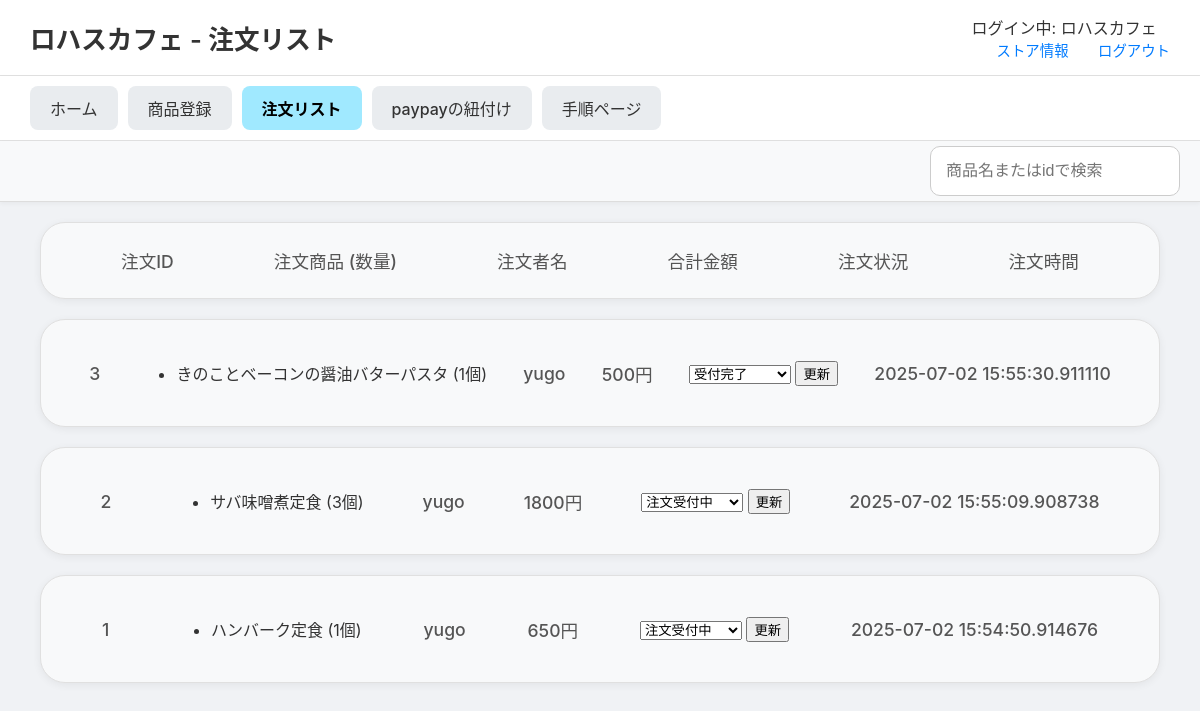
Page /stores/order-list (signed in) on the committed database.
### tables this page shows
CREATE TABLE order_items (
    order_item_id INTEGER PRIMARY KEY AUTOINCREMENT,
    order_id INTEGER NOT NULL,
    menu_id INTEGER NOT NULL,
    quantity INTEGER NOT NULL DEFAULT 1,
    price_at_order INTEGER NOT NULL, 
    FOREIGN KEY (order_id) REFERENCES orders(order_id),
    FOREIGN KEY (menu_id) REFERENCES menus(menu_id)
);

CREATE TABLE menus (
    menu_id INTEGER PRIMARY KEY AUTOINCREMENT,
    store_id INTEGER, -- NOT NULL制約を削除し、NULLを許容
    menu_name TEXT NOT NULL,
    category TEXT NOT NULL,
    price INTEGER NOT NULL,
    soldout INTEGER NOT NULL DEFAULT 0,
    FOREIGN KEY (store_id) REFERENCES store(store_id)
);

CREATE TABLE users_table (
    id INTEGER PRIMARY KEY AUTOINCREMENT,
    u_name TEXT NOT NULL,
    email TEXT UNIQUE NOT NULL,
    password_hash TEXT NOT NULL,
    created_at TIMESTAMP DEFAULT CURRENT_TIMESTAMP
);

CREATE TABLE orders (
    order_id INTEGER PRIMARY KEY AUTOINCREMENT,
    user_id INTEGER NOT NULL,
    store_id INTEGER NOT NULL,
    status TEXT DEFAULT '注文受付中' CHECK (
        status IN (
            '注文受付中', '受付完了', '商品作成中', '作成直前', '受け取り待ち', 'completed', 'canceled'
        )
    ),
    datetime DATETIME NOT NULL,
    payment_method TEXT CHECK (payment_method IN ('PayPay')),
    total_amount INTEGER NOT NULL,
    FOREIGN KEY (user_id) REFERENCES users(user_id),
    FOREIGN KEY (store_id) REFERENCES store(store_id)
);

### routes/stores_detail/stores_detail.py (the view)
@stores_detail_bp.route('/order-list')
def order_list():
    store_id = session.get('store_id')
    store_name = session.get('store_name', 'ゲスト')
    conn = get_db_connection()
    query = """
        SELECT
            o.order_id, o.datetime, o.total_amount, o.status,
            u.u_name, m.menu_name, oi.quantity, oi.price_at_order
        FROM orders AS o
        JOIN order_items AS oi ON o.order_id = oi.order_id
        JOIN menus AS m ON oi.menu_id = m.menu_id
        JOIN users_table AS u ON o.user_id = u.id
        WHERE o.store_id = ?
        ORDER BY o.datetime DESC;
    """
    orders_raw = conn.execute(query, (store_id,)).fetchall()
    conn.close()
    orders_dict = {}
    for row in orders_raw:
        order_id = row['order_id']
        if order_id not in orders_dict:
            orders_dict[order_id] = {
                'id': order_id, 'datetime': row['datetime'], 'status': row['status'],
                'user_name': row['u_name'], 'total_amount': row['total_amount'],
                'items_list': [] # ★★★ キー名を'items'から'items_list'に変更 ★★★
            }
        orders_dict[order_id]['items_list'].append({
            'name': row['menu_name'], 'quantity': row['quantity'], 'price': row['price_at_order']
        })
    orders_list = list(orders_dict.values())
    return render_template('stores_detail/order_list.html', orders=orders_list, store_name=store_name)

### routes/stores_detail/stores_detail.py (called while the page is built)
def get_db_connection():
    db_path = os.path.join(os.path.dirname(__file__), '..', '..', 'app.db')
    conn = sqlite3.connect(db_path)
    conn.row_factory = sqlite3.Row  # 行を辞書形式で取得
    return conn

### templates/stores_detail/order_list.html (shortened to what this page needs)
<!DOCTYPE html>
<html lang="ja">
<head>
    <link rel="stylesheet" href="{{ url_for('static', filename='css/stores_detail.css') }}">
</head>
<body>
        <header class="site-header">
            <h1>{{ store_name }} - 注文リスト</h1>
            <div class="header-links">
                <div class="store-name">ログイン中: {{ store_name if store_name else 'ゲスト' }}</div>
                <a href="{{ url_for('stores_detail.store_info') }}">ストア情報</a>
                <a href="{{ url_for('general.explamation') }}">ログアウト</a>
            </div>
        </header>
    <nav class="main-nav">
        <ul>
            <li><a href="{{ url_for('stores_detail.store_home') }}" >ホーム</a></li>
            <li><a href="{{ url_for('stores_detail.menu_registration') }}">商品登録</a></li>
            <li><a href="{{ url_for('stores_detail.order_list') }}" class="active">注文リスト</a></li>
            <li><a href="{{ url_for('stores_detail.paypay_linking') }}">paypayの紐付け</a></li>
            <li><a href="{{ url_for('stores_detail.procedure') }}">手順ページ</a></li>
        </ul>
    </nav>
    <div class="sub-navigation">
        <input type="search" id="order-search" placeholder="商品名またはidで検索" />
    </div>
    <main class="main-content">
        <div class="order-list-container">
            <div class="order-item order-header">
                <span>注文ID</span>
                <span>注文商品 (数量)</span>
                <span>注文者名</span>
                <span>合計金額</span>
                <span>注文状況</span>
                <span>注文時間</span>
            </div>
            {% for order in orders %}
            <div class="order-item">
                <span>{{ order.id }}</span>
                <td>
                    <ul>
                    {% for item in order.items_list %}
                        <li>{{ item.name }} ({{ item.quantity }}個)</li>
                    {% endfor %}
                    </ul>
                </td>
                <span>{{ order.user_name }}</span>
                <span>{{ order.total_amount }}円</span>
                <td>
                    <form action="{{ url_for('stores_detail.update_order_status', order_id=order.id) }}" method="post">
                        <select name="status">
                            {% for s in ['注文受付中', '受付完了', '商品作成中', '作成直前', '受け取り待ち'] %}
                                <option value="{{ s }}" {% if order.status == s %}selected{% endif %}>{{ s }}</option>
                            {% endfor %}
                        </select>
                        <button type="submit">更新</button>
                    </form>
                </td>
                <span>{{ order.datetime }}</span>
            </div>
            {% else %}
            <div class="order-item no-orders">
                <p>現在、新しい注文はありません。</p>
            </div>
            {% endfor %}
        </div>
    </main>
</body>
</html>

### static/css/stores_detail.css (style rules this page uses)
body { font-family: -apple-system, BlinkMacSystemFont, "Segoe UI", Roboto, "Hiragino Sans", "Noto Sans CJK JP", "Yu Gothic", sans-serif; margin: 0; background-color: #f0f2f5; color: #333; }
.site-header { display: flex; justify-content: space-between; align-items: center; padding: 15px 30px; background-color: #ffffff; border-bottom: 1px solid #e0e0e0; }
.site-header h1 { font-size: 1.6em; margin: 0; font-weight: 600; }
.header-links a { margin-left: 25px; text-decoration: none; color: #007bff; font-size: 0.9em; font-weight: 500; }
.main-nav { background-color: #ffffff; padding: 10px 30px; border-bottom: 1px solid #e0e0e0; box-shadow: 0 2px 4px rgba(0,0,0,0.05); }
.main-nav ul { display: flex; list-style: none; margin: 0; padding: 0; gap: 10px; }
.main-nav a { display: block; padding: 10px 20px; text-decoration: none; color: #333; background-color: #e9ecef; border-radius: 8px; font-weight: 500; transition: background-color 0.2s; }
.main-nav a.active { background-color: #a0e9ff; color: #000; font-weight: bold; }
.main-content { padding: 20px 40px 40px 40px; }
.order-list-container { display: flex; flex-direction: column; gap: 20px; }
.order-item { background-color: #f8f9fa; border: 1px solid #e0e0e0; border-radius: 25px; padding: 25px 30px; box-shadow: 0 2px 8px rgba(0,0,0,0.06); display: flex; justify-content: space-around; align-items: center; }
.order-item span { font-size: 1.1em; color: #555; font-weight: 500; }
.sub-navigation { display: flex; justify-content: flex-start; gap: 15px; background-color: #f8f9fa; padding: 5px 20px; border-bottom: 1px solid #ddd; box-shadow: 0 2px 4px rgba(0,0,0,0.04); position: sticky; top: 0; z-index: 1000; }
.sub-navigation input[type="search"] { width: 250px; padding: 15px; font-size: 1.0em; border: 1px solid #ccc; border-radius: 10px; box-sizing: border-box; margin-left: auto; }

### rows in the picture
order_items: id "3", name "きのことベーコンの醤油バターパスタ", quantity "1", user_name "yugo", total_amount "500", datetime "2025-07-02 15:55:30.911110"
order_items: id "2", name "サバ味噌煮定食", quantity "3", user_name "yugo", total_amount "1800", datetime "2025-07-02 15:55:09.908738"
order_items: id "1", name "ハンバーク定食", quantity "1", user_name "yugo", total_amount "650", datetime "2025-07-02 15:54:50.914676"

### other values in the picture
{{ store_name }} "ロハスカフェ"
{{ store_name if store_name else 'ゲスト' }} "ロハスカフェ"
form field status "受付完了"
form field status "注文受付中"
